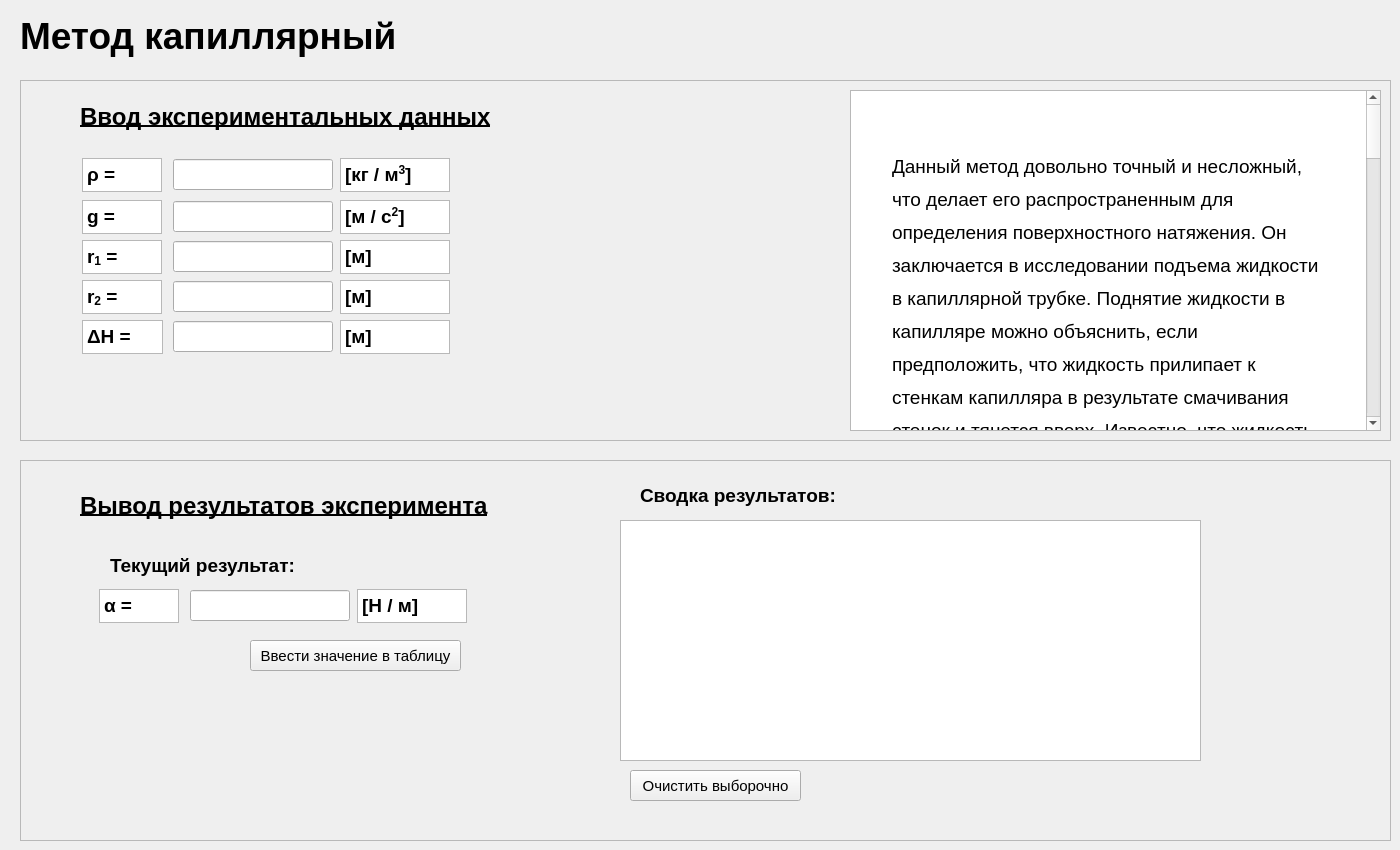
      <widget class="QWidget" name="tab_9">
       <attribute name="title">
        <string>Метод счетных капель</string>
       </attribute>
       <widget class="QLabel" name="label_39">
        <property name="geometry">
         <rect>
          <x>20</x>
          <y>10</y>
          <width>411</width>
          <height>51</height>
         </rect>
        </property>
        <property name="font">
         <font>
          <family>Segoe UI</family>
          <pointsize>28</pointsize>
          <weight>75</weight>
          <bold>true</bold>
         </font>
        </property>
        <property name="text">
         <string>Метод капиллярный</string>
        </property>
       </widget>
       <widget class="QFrame" name="frame_13">
        <property name="geometry">
         <rect>
          <x>20</x>
          <y>80</y>
          <width>1371</width>
          <height>361</height>
         </rect>
        </property>
        <property name="frameShape">
         <enum>QFrame::StyledPanel</enum>
        </property>
        <property name="frameShadow">
         <enum>QFrame::Raised</enum>
        </property>
        <widget class="QLabel" name="label_40">
         <property name="geometry">
          <rect>
           <x>60</x>
           <y>21</y>
           <width>421</width>
           <height>31</height>
          </rect>
         </property>
         <property name="font">
          <font>
           <family>Segoe UI</family>
           <pointsize>18</pointsize>
           <weight>75</weight>
           <bold>true</bold>
           <underline>true</underline>
          </font>
         </property>
         <property name="text">
          <string>Ввод экспериментальных данных</string>
         </property>
        </widget>
        <widget class="QLineEdit" name="lineEdit_49">
         <property name="geometry">
          <rect>
           <x>153</x>
           <y>79</y>
           <width>160</width>
           <height>31</height>
          </rect>
         </property>
         <property name="font">
          <font>
           <family>Segoe UI</family>
           <pointsize>14</pointsize>
           <underline>false</underline>
          </font>
         </property>
         <property name="text">
          <string/>
         </property>
        </widget>
        <widget class="QTextBrowser" name="textBrowser_105">
         <property name="geometry">
          <rect>
           <x>320</x>
           <y>78</y>
           <width>110</width>
           <height>34</height>
          </rect>
         </property>
         <property name="html">
          <string>&lt;!DOCTYPE HTML PUBLIC &quot;-//W3C//DTD HTML 4.0//EN&quot; &quot;http://www.w3.org/TR/REC-html40/strict.dtd&quot;&gt;
&lt;html&gt;&lt;head&gt;&lt;meta name=&quot;qrichtext&quot; content=&quot;1&quot; /&gt;&lt;style type=&quot;text/css&quot;&gt;
p, li { white-space: pre-wrap; }
&lt;/style&gt;&lt;/head&gt;&lt;body style=&quot; font-family:'MS Shell Dlg 2'; font-size:8.25pt; font-weight:400; font-style:normal;&quot;&gt;
&lt;p style=&quot; margin-top:0px; margin-bottom:0px; margin-left:0px; margin-right:0px; -qt-block-indent:0; text-indent:0px;&quot;&gt;&lt;span style=&quot; font-size:14pt; font-weight:600;&quot;&gt;[кг / м&lt;/span&gt;&lt;span style=&quot; font-size:14pt; font-weight:600; vertical-align:super;&quot;&gt;3&lt;/span&gt;&lt;span style=&quot; font-size:14pt; font-weight:600;&quot;&gt;]&lt;/span&gt;&lt;/p&gt;&lt;/body&gt;&lt;/html&gt;</string>
         </property>
        </widget>
        <widget class="QTextBrowser" name="textBrowser_106">
         <property name="geometry">
          <rect>
           <x>62</x>
           <y>78</y>
           <width>80</width>
           <height>34</height>
          </rect>
         </property>
         <property name="html">
          <string>&lt;!DOCTYPE HTML PUBLIC &quot;-//W3C//DTD HTML 4.0//EN&quot; &quot;http://www.w3.org/TR/REC-html40/strict.dtd&quot;&gt;
&lt;html&gt;&lt;head&gt;&lt;meta name=&quot;qrichtext&quot; content=&quot;1&quot; /&gt;&lt;style type=&quot;text/css&quot;&gt;
p, li { white-space: pre-wrap; }
&lt;/style&gt;&lt;/head&gt;&lt;body style=&quot; font-family:'MS Shell Dlg 2'; font-size:8.25pt; font-weight:400; font-style:normal;&quot;&gt;
&lt;p style=&quot; margin-top:0px; margin-bottom:0px; margin-left:0px; margin-right:0px; -qt-block-indent:0; text-indent:0px;&quot;&gt;&lt;span style=&quot; font-size:14pt; font-weight:600;&quot;&gt;ρ = &lt;/span&gt;&lt;/p&gt;&lt;/body&gt;&lt;/html&gt;</string>
         </property>
        </widget>
        <widget class="QTextBrowser" name="textBrowser_107">
         <property name="geometry">
          <rect>
           <x>320</x>
           <y>120</y>
           <width>110</width>
           <height>34</height>
          </rect>
         </property>
         <property name="html">
          <string>&lt;!DOCTYPE HTML PUBLIC &quot;-//W3C//DTD HTML 4.0//EN&quot; &quot;http://www.w3.org/TR/REC-html40/strict.dtd&quot;&gt;
&lt;html&gt;&lt;head&gt;&lt;meta name=&quot;qrichtext&quot; content=&quot;1&quot; /&gt;&lt;style type=&quot;text/css&quot;&gt;
p, li { white-space: pre-wrap; }
&lt;/style&gt;&lt;/head&gt;&lt;body style=&quot; font-family:'MS Shell Dlg 2'; font-size:8.25pt; font-weight:400; font-style:normal;&quot;&gt;
&lt;p style=&quot; margin-top:0px; margin-bottom:0px; margin-left:0px; margin-right:0px; -qt-block-indent:0; text-indent:0px;&quot;&gt;&lt;span style=&quot; font-size:14pt; font-weight:600;&quot;&gt;[м / с&lt;/span&gt;&lt;span style=&quot; font-size:14pt; font-weight:600; vertical-align:super;&quot;&gt;2&lt;/span&gt;&lt;span style=&quot; font-size:14pt; font-weight:600;&quot;&gt;]&lt;/span&gt;&lt;/p&gt;&lt;/body&gt;&lt;/html&gt;</string>
         </property>
        </widget>
        <widget class="QTextBrowser" name="textBrowser_108">
         <property name="geometry">
          <rect>
           <x>62</x>
           <y>120</y>
           <width>80</width>
           <height>34</height>
          </rect>
         </property>
         <property name="html">
          <string>&lt;!DOCTYPE HTML PUBLIC &quot;-//W3C//DTD HTML 4.0//EN&quot; &quot;http://www.w3.org/TR/REC-html40/strict.dtd&quot;&gt;
&lt;html&gt;&lt;head&gt;&lt;meta name=&quot;qrichtext&quot; content=&quot;1&quot; /&gt;&lt;style type=&quot;text/css&quot;&gt;
p, li { white-space: pre-wrap; }
&lt;/style&gt;&lt;/head&gt;&lt;body style=&quot; font-family:'MS Shell Dlg 2'; font-size:8.25pt; font-weight:400; font-style:normal;&quot;&gt;
&lt;p style=&quot; margin-top:0px; margin-bottom:0px; margin-left:0px; margin-right:0px; -qt-block-indent:0; text-indent:0px;&quot;&gt;&lt;span style=&quot; font-size:14pt; font-weight:600;&quot;&gt;g = &lt;/span&gt;&lt;/p&gt;&lt;/body&gt;&lt;/html&gt;</string>
         </property>
        </widget>
        <widget class="QLineEdit" name="lineEdit_50">
         <property name="geometry">
          <rect>
           <x>153</x>
           <y>121</y>
           <width>160</width>
           <height>31</height>
          </rect>
         </property>
         <property name="font">
          <font>
           <family>Segoe UI</family>
           <pointsize>14</pointsize>
           <underline>false</underline>
          </font>
         </property>
         <property name="text">
          <string/>
         </property>
        </widget>
        <widget class="QTextBrowser" name="textBrowser_109">
         <property name="geometry">
          <rect>
           <x>320</x>
           <y>160</y>
           <width>110</width>
           <height>34</height>
          </rect>
         </property>
         <property name="html">
          <string>&lt;!DOCTYPE HTML PUBLIC &quot;-//W3C//DTD HTML 4.0//EN&quot; &quot;http://www.w3.org/TR/REC-html40/strict.dtd&quot;&gt;
&lt;html&gt;&lt;head&gt;&lt;meta name=&quot;qrichtext&quot; content=&quot;1&quot; /&gt;&lt;style type=&quot;text/css&quot;&gt;
p, li { white-space: pre-wrap; }
&lt;/style&gt;&lt;/head&gt;&lt;body style=&quot; font-family:'MS Shell Dlg 2'; font-size:8.25pt; font-weight:400; font-style:normal;&quot;&gt;
&lt;p style=&quot; margin-top:0px; margin-bottom:0px; margin-left:0px; margin-right:0px; -qt-block-indent:0; text-indent:0px;&quot;&gt;&lt;span style=&quot; font-size:14pt; font-weight:600;&quot;&gt;[м]&lt;/span&gt;&lt;/p&gt;&lt;/body&gt;&lt;/html&gt;</string>
         </property>
        </widget>
        <widget class="QTextBrowser" name="textBrowser_110">
         <property name="geometry">
          <rect>
           <x>62</x>
           <y>160</y>
           <width>80</width>
           <height>34</height>
          </rect>
         </property>
         <property name="html">
          <string>&lt;!DOCTYPE HTML PUBLIC &quot;-//W3C//DTD HTML 4.0//EN&quot; &quot;http://www.w3.org/TR/REC-html40/strict.dtd&quot;&gt;
&lt;html&gt;&lt;head&gt;&lt;meta name=&quot;qrichtext&quot; content=&quot;1&quot; /&gt;&lt;style type=&quot;text/css&quot;&gt;
p, li { white-space: pre-wrap; }
&lt;/style&gt;&lt;/head&gt;&lt;body style=&quot; font-family:'MS Shell Dlg 2'; font-size:8.25pt; font-weight:400; font-style:normal;&quot;&gt;
&lt;p style=&quot; margin-top:0px; margin-bottom:0px; margin-left:0px; margin-right:0px; -qt-block-indent:0; text-indent:0px;&quot;&gt;&lt;span style=&quot; font-size:14pt; font-weight:600;&quot;&gt;r&lt;/span&gt;&lt;span style=&quot; font-size:14pt; font-weight:600; vertical-align:sub;&quot;&gt;1&lt;/span&gt;&lt;span style=&quot; font-size:14pt; font-weight:600;&quot;&gt; = &lt;/span&gt;&lt;/p&gt;&lt;/body&gt;&lt;/html&gt;</string>
         </property>
        </widget>
        <widget class="QLineEdit" name="lineEdit_51">
         <property name="geometry">
          <rect>
           <x>153</x>
           <y>161</y>
           <width>160</width>
           <height>31</height>
          </rect>
         </property>
         <property name="font">
          <font>
           <family>Segoe UI</family>
           <pointsize>14</pointsize>
           <underline>false</underline>
          </font>
         </property>
         <property name="text">
          <string/>
         </property>
        </widget>
        <widget class="QTextBrowser" name="textBrowser_111">
         <property name="geometry">
          <rect>
           <x>320</x>
           <y>200</y>
           <width>110</width>
           <height>34</height>
          </rect>
         </property>
         <property name="html">
          <string>&lt;!DOCTYPE HTML PUBLIC &quot;-//W3C//DTD HTML 4.0//EN&quot; &quot;http://www.w3.org/TR/REC-html40/strict.dtd&quot;&gt;
&lt;html&gt;&lt;head&gt;&lt;meta name=&quot;qrichtext&quot; content=&quot;1&quot; /&gt;&lt;style type=&quot;text/css&quot;&gt;
p, li { white-space: pre-wrap; }
&lt;/style&gt;&lt;/head&gt;&lt;body style=&quot; font-family:'MS Shell Dlg 2'; font-size:8.25pt; font-weight:400; font-style:normal;&quot;&gt;
&lt;p style=&quot; margin-top:0px; margin-bottom:0px; margin-left:0px; margin-right:0px; -qt-block-indent:0; text-indent:0px;&quot;&gt;&lt;span style=&quot; font-size:14pt; font-weight:600;&quot;&gt;[м]&lt;/span&gt;&lt;/p&gt;&lt;/body&gt;&lt;/html&gt;</string>
         </property>
        </widget>
        <widget class="QTextBrowser" name="textBrowser_112">
         <property name="geometry">
          <rect>
           <x>62</x>
           <y>200</y>
           <width>80</width>
           <height>34</height>
          </rect>
         </property>
         <property name="html">
          <string>&lt;!DOCTYPE HTML PUBLIC &quot;-//W3C//DTD HTML 4.0//EN&quot; &quot;http://www.w3.org/TR/REC-html40/strict.dtd&quot;&gt;
&lt;html&gt;&lt;head&gt;&lt;meta name=&quot;qrichtext&quot; content=&quot;1&quot; /&gt;&lt;style type=&quot;text/css&quot;&gt;
p, li { white-space: pre-wrap; }
&lt;/style&gt;&lt;/head&gt;&lt;body style=&quot; font-family:'MS Shell Dlg 2'; font-size:8.25pt; font-weight:400; font-style:normal;&quot;&gt;
&lt;p style=&quot; margin-top:0px; margin-bottom:0px; margin-left:0px; margin-right:0px; -qt-block-indent:0; text-indent:0px;&quot;&gt;&lt;span style=&quot; font-size:14pt; font-weight:600;&quot;&gt;r&lt;/span&gt;&lt;span style=&quot; font-size:14pt; font-weight:600; vertical-align:sub;&quot;&gt;2&lt;/span&gt;&lt;span style=&quot; font-size:14pt; font-weight:600;&quot;&gt; = &lt;/span&gt;&lt;/p&gt;&lt;/body&gt;&lt;/html&gt;</string>
         </property>
        </widget>
        <widget class="QLineEdit" name="lineEdit_52">
         <property name="geometry">
          <rect>
           <x>153</x>
           <y>201</y>
           <width>160</width>
           <height>31</height>
          </rect>
         </property>
         <property name="font">
          <font>
           <family>Segoe UI</family>
           <pointsize>14</pointsize>
           <underline>false</underline>
          </font>
         </property>
         <property name="text">
          <string/>
         </property>
        </widget>
        <widget class="QTextBrowser" name="textBrowser_113">
         <property name="geometry">
          <rect>
           <x>320</x>
           <y>240</y>
           <width>110</width>
           <height>34</height>
          </rect>
         </property>
         <property name="html">
          <string>&lt;!DOCTYPE HTML PUBLIC &quot;-//W3C//DTD HTML 4.0//EN&quot; &quot;http://www.w3.org/TR/REC-html40/strict.dtd&quot;&gt;
&lt;html&gt;&lt;head&gt;&lt;meta name=&quot;qrichtext&quot; content=&quot;1&quot; /&gt;&lt;style type=&quot;text/css&quot;&gt;
p, li { white-space: pre-wrap; }
&lt;/style&gt;&lt;/head&gt;&lt;body style=&quot; font-family:'MS Shell Dlg 2'; font-size:8.25pt; font-weight:400; font-style:normal;&quot;&gt;
&lt;p style=&quot; margin-top:0px; margin-bottom:0px; margin-left:0px; margin-right:0px; -qt-block-indent:0; text-indent:0px;&quot;&gt;&lt;span style=&quot; font-size:14pt; font-weight:600;&quot;&gt;[м]&lt;/span&gt;&lt;/p&gt;&lt;/body&gt;&lt;/html&gt;</string>
         </property>
        </widget>
        <widget class="QTextBrowser" name="textBrowser_114">
         <property name="geometry">
          <rect>
           <x>62</x>
           <y>240</y>
           <width>81</width>
           <height>34</height>
          </rect>
         </property>
         <property name="html">
          <string>&lt;!DOCTYPE HTML PUBLIC &quot;-//W3C//DTD HTML 4.0//EN&quot; &quot;http://www.w3.org/TR/REC-html40/strict.dtd&quot;&gt;
&lt;html&gt;&lt;head&gt;&lt;meta name=&quot;qrichtext&quot; content=&quot;1&quot; /&gt;&lt;style type=&quot;text/css&quot;&gt;
p, li { white-space: pre-wrap; }
&lt;/style&gt;&lt;/head&gt;&lt;body style=&quot; font-family:'MS Shell Dlg 2'; font-size:8.25pt; font-weight:400; font-style:normal;&quot;&gt;
&lt;p style=&quot; margin-top:0px; margin-bottom:0px; margin-left:0px; margin-right:0px; -qt-block-indent:0; text-indent:0px;&quot;&gt;&lt;span style=&quot; font-family:'Times New Roman','serif'; font-size:14pt; font-weight:600; color:#000000;&quot;&gt;ΔH&lt;/span&gt;&lt;span style=&quot; font-size:14pt; font-weight:600;&quot;&gt; = &lt;/span&gt;&lt;/p&gt;&lt;/body&gt;&lt;/html&gt;</string>
         </property>
        </widget>
        <widget class="QLineEdit" name="lineEdit_53">
         <property name="geometry">
          <rect>
           <x>153</x>
           <y>241</y>
           <width>160</width>
           <height>31</height>
          </rect>
         </property>
         <property name="font">
          <font>
           <family>Segoe UI</family>
           <pointsize>14</pointsize>
           <underline>false</underline>
          </font>
         </property>
         <property name="text">
          <string/>
         </property>
        </widget>
        <widget class="QTextBrowser" name="textBrowser_115">
         <property name="geometry">
          <rect>
           <x>830</x>
           <y>10</y>
           <width>531</width>
           <height>341</height>
          </rect>
         </property>
         <property name="html">
          <string>&lt;!DOCTYPE HTML PUBLIC &quot;-//W3C//DTD HTML 4.0//EN&quot; &quot;http://www.w3.org/TR/REC-html40/strict.dtd&quot;&gt;
&lt;html&gt;&lt;head&gt;&lt;meta name=&quot;qrichtext&quot; content=&quot;1&quot; /&gt;&lt;title&gt;Капиллярный метод определения поверхностного натяжения&lt;/title&gt;&lt;style type=&quot;text/css&quot;&gt;
p, li { white-space: pre-wrap; }
&lt;/style&gt;&lt;/head&gt;&lt;body style=&quot; font-family:'MS Shell Dlg 2'; font-size:8.25pt; font-weight:400; font-style:normal;&quot; bgcolor=&quot;#ffffff&quot;&gt;
&lt;p style=&quot;-qt-paragraph-type:empty; margin-top:40px; margin-bottom:21px; margin-left:37px; margin-right:37px; -qt-block-indent:0; text-indent:0px; line-height:150%;&quot;&gt;&lt;br /&gt;&lt;/p&gt;
&lt;p style=&quot; margin-top:40px; margin-bottom:21px; margin-left:37px; margin-right:37px; -qt-block-indent:0; text-indent:0px; line-height:150%;&quot;&gt;&lt;span style=&quot; font-family:'Times New Roman','Times','serif'; font-size:14pt; color:#000000;&quot;&gt;Данный метод довольно точный и несложный, что делает его распространенным для определения поверхностного натяжения. Он заключается в исследовании подъема жидкости в капиллярной трубке. Поднятие жидкости в капилляре можно объяснить, если предположить, что жидкость прилипает к стенкам капилляра в результате смачивания стенок и тянется вверх. Известно, что жидкость поднимется или опустится до того уровня, пока добавочное давление под мениском не уравновесит гидростатический вес столба жидкости. &lt;/span&gt;&lt;/p&gt;
&lt;p style=&quot; margin-top:0px; margin-bottom:21px; margin-left:37px; margin-right:37px; -qt-block-indent:0; text-indent:0px; line-height:150%;&quot;&gt;&lt;span style=&quot; font-family:'Times New Roman','Times','serif'; font-size:14pt; color:#000000;&quot;&gt;Если жидкость полностью смачивает поверхность капилляра, то радиус кривизны мениска \( R \) совпадает с внутренним радиусом капилляра \( r \). В соответствии с формулой Лапласа имеем &lt;/span&gt;&lt;/p&gt;
&lt;p align=&quot;center&quot; style=&quot; margin-top:25px; margin-bottom:25px; margin-left:37px; margin-right:37px; -qt-block-indent:0; text-indent:0px; line-height:150%;&quot;&gt;&lt;span style=&quot; font-family:'Times New Roman','Times','serif'; font-size:14pt; color:#000000;&quot;&gt;\[ \Delta P = \frac{2\alpha}{R} = \frac{2\alpha}{r} \] &lt;/span&gt;&lt;/p&gt;
&lt;p style=&quot; margin-top:0px; margin-bottom:21px; margin-left:37px; margin-right:37px; -qt-block-indent:0; text-indent:0px; line-height:150%;&quot;&gt;&lt;span style=&quot; font-family:'Times New Roman','Times','serif'; font-size:14pt; color:#000000;&quot;&gt;Тогда из равенства добавочного давления \( \Delta P \) и гидростатического давления \( P = \rho g h \) получаем &lt;/span&gt;&lt;/p&gt;
&lt;p align=&quot;center&quot; style=&quot; margin-top:25px; margin-bottom:25px; margin-left:37px; margin-right:37px; -qt-block-indent:0; text-indent:0px; line-height:150%;&quot;&gt;&lt;span style=&quot; font-family:'Times New Roman','Times','serif'; font-size:14pt; color:#000000;&quot;&gt;\[ \Delta P = \frac{2\alpha}{r} = \rho g h \] &lt;/span&gt;&lt;/p&gt;
&lt;p style=&quot; margin-top:0px; margin-bottom:21px; margin-left:37px; margin-right:37px; -qt-block-indent:0; text-indent:0px; line-height:150%;&quot;&gt;&lt;span style=&quot; font-family:'Times New Roman','Times','serif'; font-size:14pt; color:#000000;&quot;&gt;где \( \rho \) – плотность жидкости, \( g \) – ускорение силы тяжести, \( h \) – высота ее поднятия в капилляре, \( \alpha \) – коэффициент поверхностного натяжения жидкости. Определяем \( \alpha \) через добавочное давление: &lt;/span&gt;&lt;/p&gt;
&lt;p align=&quot;center&quot; style=&quot; margin-top:25px; margin-bottom:25px; margin-left:37px; margin-right:37px; -qt-block-indent:0; text-indent:0px; line-height:150%;&quot;&gt;&lt;span style=&quot; font-family:'Times New Roman','Times','serif'; font-size:14pt; color:#000000;&quot;&gt;\[ \alpha = \frac{1}{2} \rho g h r \] &lt;/span&gt;&lt;/p&gt;
&lt;p style=&quot; margin-top:0px; margin-bottom:21px; margin-left:37px; margin-right:37px; -qt-block-indent:0; text-indent:0px; line-height:150%;&quot;&gt;&lt;span style=&quot; font-family:'Times New Roman','Times','serif'; font-size:14pt; color:#000000;&quot;&gt;При проведении опыта с двумя капиллярами, радиусы которых \( r_1 \) и \( r_2 \), коэффициент поверхностного натяжения будет равен: &lt;/span&gt;&lt;/p&gt;
&lt;p align=&quot;center&quot; style=&quot; margin-top:25px; margin-bottom:25px; margin-left:37px; margin-right:37px; -qt-block-indent:0; text-indent:0px; line-height:150%;&quot;&gt;&lt;span style=&quot; font-family:'Times New Roman','Times','serif'; font-size:14pt; color:#000000;&quot;&gt;\[ \alpha = \frac{1}{2} \rho g h_1 r_1 = \frac{1}{2} \rho g h_2 r_2 \] &lt;/span&gt;&lt;/p&gt;
&lt;p style=&quot; margin-top:0px; margin-bottom:21px; margin-left:37px; margin-right:37px; -qt-block-indent:0; text-indent:0px; line-height:150%;&quot;&gt;&lt;span style=&quot; font-family:'Times New Roman','Times','serif'; font-size:14pt; color:#000000;&quot;&gt;Отсюда получаем &lt;/span&gt;&lt;/p&gt;
&lt;p align=&quot;center&quot; style=&quot; margin-top:25px; margin-bottom:25px; margin-left:37px; margin-right:37px; -qt-block-indent:0; text-indent:0px; line-height:150%;&quot;&gt;&lt;span style=&quot; font-family:'Times New Roman','Times','serif'; font-size:14pt; color:#000000;&quot;&gt;\[ h_1 - h_2 = \Delta H = \frac{2\alpha}{\rho g r_1} - \frac{2\alpha}{\rho g r_2} \] &lt;/span&gt;&lt;/p&gt;
&lt;p style=&quot; margin-top:0px; margin-bottom:21px; margin-left:37px; margin-right:37px; -qt-block-indent:0; text-indent:0px; line-height:150%;&quot;&gt;&lt;span style=&quot; font-family:'Times New Roman','Times','serif'; font-size:14pt; color:#000000;&quot;&gt;Следовательно, окончательная формула для расчета коэффициента поверхностного натяжения в этом случае будет иметь следующий вид: &lt;/span&gt;&lt;/p&gt;
&lt;p align=&quot;center&quot; style=&quot; margin-top:25px; margin-bottom:25px; margin-left:37px; margin-right:37px; -qt-block-indent:0; text-indent:0px; line-height:150%;&quot;&gt;&lt;span style=&quot; font-family:'Times New Roman','Times','serif'; font-size:14pt; color:#000000;&quot;&gt;\[ \alpha = \frac{\rho g r_1 r_2}{2 (r_2 - r_1)} \Delta H \] &lt;/span&gt;&lt;/p&gt;
&lt;p style=&quot; margin-top:0px; margin-bottom:21px; margin-left:37px; margin-right:37px; -qt-block-indent:0; text-indent:0px; line-height:150%;&quot;&gt;&lt;span style=&quot; font-family:'Times New Roman','Times','serif'; font-size:14pt; color:#000000;&quot;&gt;где \( \Delta H \) – разность отсчетов между нижними и верхними краями менисков в капиллярах. &lt;/span&gt;&lt;/p&gt;&lt;/body&gt;&lt;/html&gt;</string>
         </property>
        </widget>
       </widget>
       <widget class="QFrame" name="frame_14">
        <property name="geometry">
         <rect>
          <x>20</x>
          <y>460</y>
          <width>1371</width>
          <height>381</height>
         </rect>
        </property>
        <property name="frameShape">
         <enum>QFrame::StyledPanel</enum>
        </property>
        <property name="frameShadow">
         <enum>QFrame::Raised</enum>
        </property>
        <widget class="QLabel" name="label_41">
         <property name="geometry">
          <rect>
           <x>60</x>
           <y>30</y>
           <width>411</width>
           <height>31</height>
          </rect>
         </property>
         <property name="font">
          <font>
           <family>Segoe UI</family>
           <pointsize>18</pointsize>
           <weight>75</weight>
           <bold>true</bold>
           <underline>true</underline>
          </font>
         </property>
         <property name="text">
          <string>Вывод результатов эксперимента</string>
         </property>
        </widget>
        <widget class="QLabel" name="label_42">
         <property name="geometry">
          <rect>
           <x>90</x>
           <y>90</y>
           <width>201</width>
           <height>31</height>
          </rect>
         </property>
         <property name="font">
          <font>
           <family>Segoe UI</family>
           <pointsize>14</pointsize>
           <weight>75</weight>
           <bold>true</bold>
           <underline>false</underline>
          </font>
         </property>
         <property name="text">
          <string>Текущий результат:</string>
         </property>
        </widget>
        <widget class="QTextBrowser" name="textBrowser_78">
         <property name="geometry">
          <rect>
           <x>337</x>
           <y>129</y>
           <width>110</width>
           <height>34</height>
          </rect>
         </property>
         <property name="html">
          <string>&lt;!DOCTYPE HTML PUBLIC &quot;-//W3C//DTD HTML 4.0//EN&quot; &quot;http://www.w3.org/TR/REC-html40/strict.dtd&quot;&gt;
&lt;html&gt;&lt;head&gt;&lt;meta name=&quot;qrichtext&quot; content=&quot;1&quot; /&gt;&lt;style type=&quot;text/css&quot;&gt;
p, li { white-space: pre-wrap; }
&lt;/style&gt;&lt;/head&gt;&lt;body style=&quot; font-family:'MS Shell Dlg 2'; font-size:8.25pt; font-weight:400; font-style:normal;&quot;&gt;
&lt;p style=&quot; margin-top:0px; margin-bottom:0px; margin-left:0px; margin-right:0px; -qt-block-indent:0; text-indent:0px;&quot;&gt;&lt;span style=&quot; font-size:14pt; font-weight:600;&quot;&gt;[Н / м]&lt;/span&gt;&lt;/p&gt;&lt;/body&gt;&lt;/html&gt;</string>
         </property>
        </widget>
        <widget class="QTextBrowser" name="textBrowser_87">
         <property name="geometry">
          <rect>
           <x>79</x>
           <y>129</y>
           <width>80</width>
           <height>34</height>
          </rect>
         </property>
         <property name="html">
          <string>&lt;!DOCTYPE HTML PUBLIC &quot;-//W3C//DTD HTML 4.0//EN&quot; &quot;http://www.w3.org/TR/REC-html40/strict.dtd&quot;&gt;
&lt;html&gt;&lt;head&gt;&lt;meta name=&quot;qrichtext&quot; content=&quot;1&quot; /&gt;&lt;style type=&quot;text/css&quot;&gt;
p, li { white-space: pre-wrap; }
&lt;/style&gt;&lt;/head&gt;&lt;body style=&quot; font-family:'MS Shell Dlg 2'; font-size:8.25pt; font-weight:400; font-style:normal;&quot;&gt;
&lt;p style=&quot; margin-top:0px; margin-bottom:0px; margin-left:0px; margin-right:0px; -qt-block-indent:0; text-indent:0px;&quot;&gt;&lt;span style=&quot; font-size:14pt; font-weight:600;&quot;&gt;α = &lt;/span&gt;&lt;/p&gt;&lt;/body&gt;&lt;/html&gt;</string>
         </property>
        </widget>
        <widget class="QLineEdit" name="lineEdit_41">
         <property name="geometry">
          <rect>
           <x>170</x>
           <y>130</y>
           <width>160</width>
           <height>31</height>
          </rect>
         </property>
         <property name="font">
          <font>
           <family>Segoe UI</family>
           <pointsize>14</pointsize>
           <underline>false</underline>
          </font>
         </property>
         <property name="text">
          <string/>
         </property>
        </widget>
        <widget class="QPushButton" name="pushButton_9">
         <property name="geometry">
          <rect>
           <x>230</x>
           <y>180</y>
           <width>211</width>
           <height>31</height>
          </rect>
         </property>
         <property name="font">
          <font>
           <family>Segoe UI</family>
           <pointsize>11</pointsize>
          </font>
         </property>
         <property name="text">
          <string>Ввести значение в таблицу</string>
         </property>
        </widget>
        <widget class="Tables" name="tableView_9">
         <property name="geometry">
          <rect>
           <x>600</x>
           <y>60</y>
           <width>581</width>
           <height>241</height>
          </rect>
         </property>
        </widget>
        <widget class="QLabel" name="label_43">
         <property name="geometry">
          <rect>
           <x>620</x>
           <y>20</y>
           <width>201</width>
           <height>31</height>
          </rect>
         </property>
         <property name="font">
          <font>
           <family>Segoe UI</family>
           <pointsize>14</pointsize>
           <weight>75</weight>
           <bold>true</bold>
           <underline>false</underline>
          </font>
         </property>
         <property name="text">
          <string>Сводка результатов:</string>
         </property>
        </widget>
        <widget class="QPushButton" name="pushButton_18">
         <property name="geometry">
          <rect>
           <x>610</x>
           <y>310</y>
           <width>171</width>
           <height>31</height>
          </rect>
         </property>
         <property name="font">
          <font>
           <family>Segoe UI</family>
           <pointsize>11</pointsize>
          </font>
         </property>
         <property name="text">
          <string>Очистить выборочно</string>
         </property>
        </widget>
       </widget>
      </widget>
